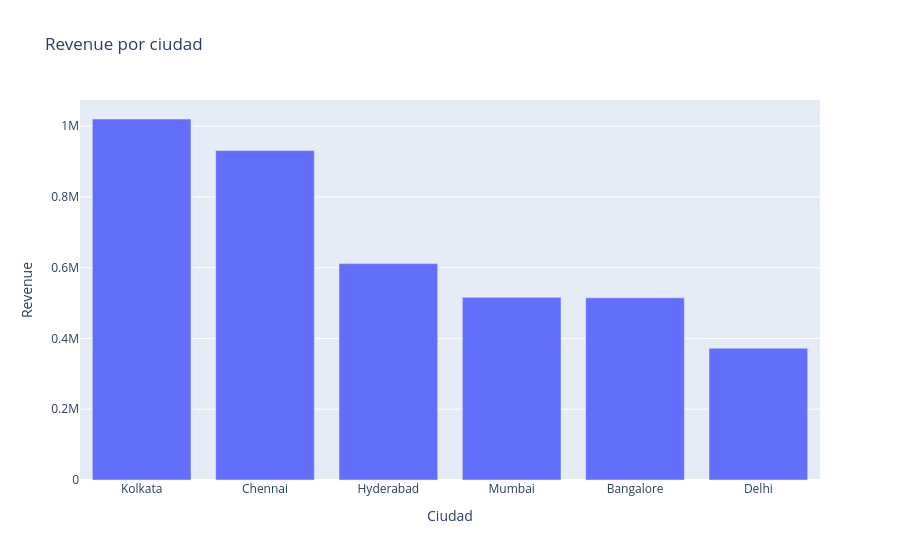

Notebook code for this chart:
### Code cell
fig = px.bar(
    city_sales.sort_values("revenue", ascending=False),
    x="city",
    y="revenue",
    title="Revenue por ciudad"
)
fig.update_layout(xaxis_title="Ciudad", yaxis_title="Revenue")
fig.show()

### Figure 1 — Plotly figure (JSON) as saved in the notebook; plotly's stock layout.template omitted (floating-point values rounded to 4 significant figures)
{"data": [{"hovertemplate": "city=%{x}<br>revenue=%{y}<extra></extra>", "legendgroup": "", "marker": {"color": "#636efa", "pattern": {"shape": ""}}, "name": "", "orientation": "v", "showlegend": false, "textposition": "auto", "type": "bar", "x": ["Kolkata", "Chennai", "Hyderabad", "Mumbai", "Bangalore", "Delhi"], "xaxis": "x", "y": [1020000.0, 931100.0, 611500.0, 516300.0, 515000.0, 372400.0], "yaxis": "y"}], "layout": {"barmode": "relative", "legend": {"tracegroupgap": 0}, "title": {"text": "Revenue por ciudad"}, "xaxis": {"anchor": "y", "domain": [0, 1], "title": {"text": "Ciudad"}}, "yaxis": {"anchor": "x", "domain": [0, 1], "title": {"text": "Revenue"}}}}
